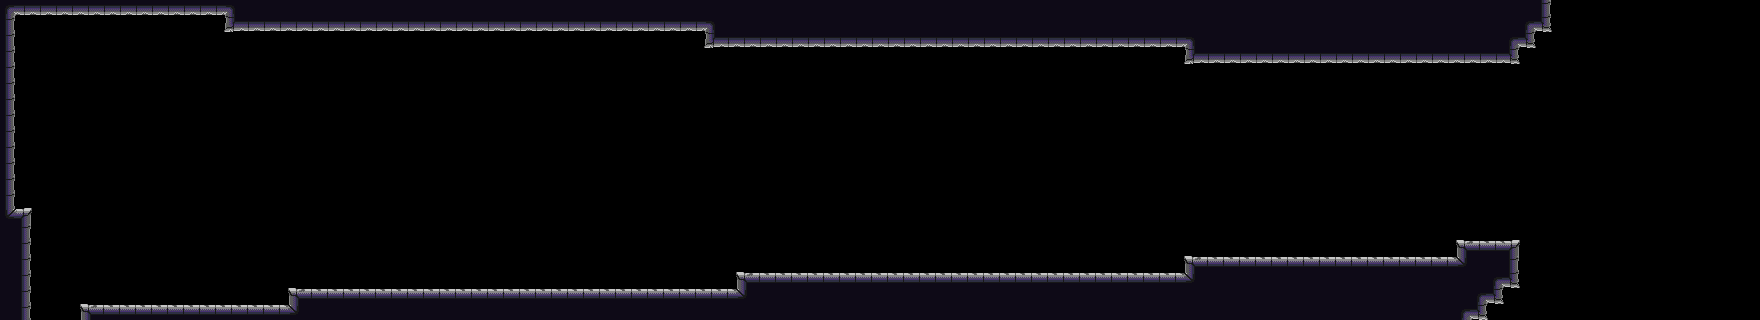

Rendered tile map (Tiled .tmx) drawn with the repository's tilesets; below, a short description and the map source with its tile grids summarised:
An orthogonal 110x20 tile map with 16x16 px tiles, 8 tile layers (bkg_far, bkg_close, onoff-defaulton(blue), onoff-defaultoff(blue), ...), 2 tilesets.

<map version="1.10" tiledversion="1.11.0" orientation="orthogonal" renderorder="right-down" width="110" height="20" tilewidth="16" tileheight="16" infinite="0" nextlayerid="10" nextobjectid="1">
 <tileset firstgid="1" source="../../jail_wall.tsx" />
 <tileset firstgid="65" source="../../jail_block.tsx" />
 <layer id="4" name="bkg_far" width="110" height="20">
  <properties>
   <property name="unity:sortinglayer" value="Bkg_far" />
  </properties>
  <data>[2200 cells, 0 non-empty, 0 distinct tile ids]</data>
 </layer>
 <layer id="1" name="bkg_close" width="110" height="20">
  <properties>
   <property name="unity:sortinglayer" value="Bkg" />
  </properties>
  <data>[2200 cells, 0 non-empty, 0 distinct tile ids]</data>
 </layer>
 <layer id="6" name="onoff-defaulton(blue)" width="110" height="20">
  <properties>
   <property name="unity:layer" value="Ground" />
   <property name="unity:sortinglayer" value="Ground" />
   <property name="unity:tag" value="onoff-defaulton" />
  </properties>
  <data>[2200 cells, 0 non-empty, 0 distinct tile ids]</data>
 </layer>
 <layer id="7" name="onoff-defaultoff(blue)" width="110" height="20">
  <properties>
   <property name="unity:layer" value="Ground" />
   <property name="unity:sortinglayer" value="Ground" />
   <property name="unity:tag" value="onoff-defaultoff" />
  </properties>
  <data>[2200 cells, 0 non-empty, 0 distinct tile ids]</data>
 </layer>
 <layer id="9" name="onoff2-defaulton(purple)" width="110" height="20">
  <properties>
   <property name="unity:layer" value="Ground" />
   <property name="unity:sortinglayer" value="Ground" />
   <property name="unity:tag" value="onoff2-defaulton" />
  </properties>
  <data>[2200 cells, 0 non-empty, 0 distinct tile ids]</data>
 </layer>
 <layer id="8" name="onoff2-defaultoff(purple)" width="110" height="20">
  <properties>
   <property name="unity:layer" value="Ground" />
   <property name="unity:sortinglayer" value="Ground" />
   <property name="unity:tag" value="onoff2-defaultoff" />
  </properties>
  <data>[2200 cells, 0 non-empty, 0 distinct tile ids]</data>
 </layer>
 <layer id="2" name="ground" width="110" height="20">
  <properties>
   <property name="unity:layer" value="Ground" />
   <property name="unity:sortinglayer" value="Ground" />
  </properties>
  <data>[2200 cells, 517 non-empty, 12 distinct tile ids]</data>
 </layer>
 <layer id="3" name="foreground" width="110" height="20">
  <properties>
   <property name="unity:sortinglayer" value="Foreground" />
  </properties>
  <data>[2200 cells, 0 non-empty, 0 distinct tile ids]</data>
 </layer>
</map>
